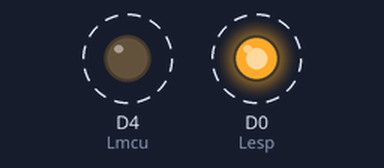
Simulated run of this sketch. Board: ESP8266 (NodeMCU). Parts: output pins drawn as LEDs (lit = HIGH). Dashed ring = blinking.

Above: at 0.5 s.
Timing chart, 0 to 4.6 s (numbered marks = the images above):
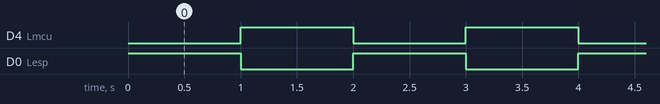

Measured:
- by itself, D4 (Lmcu), D0 (Lesp): alternates HIGH for 1.0 s and LOW for 1.0 s

The sketch:

Mcu_led.ino
```cpp
const int Lesp = D0;
const int Lmcu  =D4;

const int Lon = LOW;
const int Loff = HIGH;

void setup(){

  pinMode(Lesp,OUTPUT);
  pinMode(Lmcu,OUTPUT);
}

void loop(){

  digitalWrite(Lesp,HIGH);
  digitalWrite(Lmcu,LOW);
  delay(1000);
  digitalWrite(Lesp,LOW);
  digitalWrite(Lmcu,HIGH);
  delay(1000);

}
```
